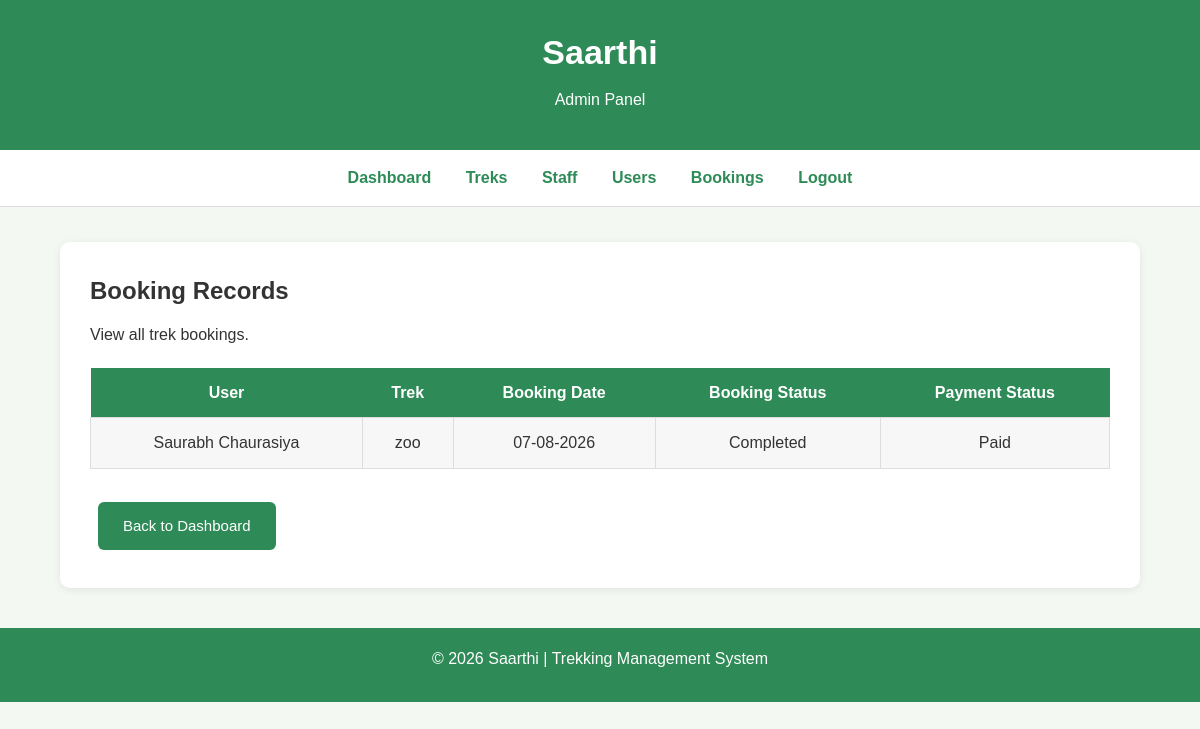
Screenshot of /bookings with the database file from the repository.
### app.py (models this page shows)
class Booking(db.Model):
    id = db.Column(db.Integer, primary_key=True)
    user_id = db.Column(db.Integer, db.ForeignKey('user.id'), nullable=False)
    trekking_id = db.Column(db.Integer, db.ForeignKey('trekking_table.id'), nullable=False)
    booking_date = db.Column(db.DateTime, nullable=False)
    booking_status = db.Column(db.String(20), default="Confirmed")
    payment_status = db.Column(db.String(20), default="Pending")
    user = db.relationship('User')
    trek = db.relationship('Trekking_table')

class User(db.Model):
    id = db.Column(db.Integer, primary_key=True)
    username = db.Column(db.String(50), unique=True, nullable=False)
    email = db.Column(db.String(120), unique=True, nullable=False)
    password = db.Column(db.String(60), nullable=False)
    role = db.Column(db.String(20), nullable = False)
    status = db.Column(db.String(20), default="active")

class Trekking_table(db.Model):
    id = db.Column(db.Integer, primary_key=True)
    name = db.Column(db.String(100), nullable=False)
    location = db.Column(db.String(100), nullable=False)
    user_id = db.Column(db.Integer, db.ForeignKey('user.id'), nullable=False)
    description = db.Column(db.Text, nullable=False)
    duration = db.Column(db.Integer, nullable=False)
    start_date = db.Column(db.Date, nullable=False)
    difficulty = db.Column(db.String(20), default="Easy")
    staff_id = db.Column(db.Integer, db.ForeignKey('staff.id'))
    available_slots = db.Column(db.Integer, default=20)
    status = db.Column(db.String(20), default="Upcoming")
    progress = db.Column(db.String(20), default="Not Started")

### app.py (the view)
@app.route("/bookings")
def bookings():
    bookings = Booking.query.all()
    return render_template("Admin/booking.html",bookings=bookings)

### templates/Admin/booking.html (shortened to what this page needs)
<!doctype html>
<html lang="en">
  <head>
    <link
      rel="stylesheet"
      href="{{ url_for('static', filename='css/style.css') }}"
    />
  </head>
  <body>
    <header>
      <h1>Saarthi</h1>
      <p>Admin Panel</p>
    </header>
    <nav>
      <a href="/admin_dashboard">Dashboard</a>
      <a href="/treks">Treks</a>
      <a href="/staff">Staff</a>
      <a href="/users">Users</a>
      <a href="/bookings">Bookings</a>
      <a href="/logout">Logout</a>
    </nav>
    <div class="container">
      <div class="card">
        <h2>Booking Records</h2>
        <p>View all trek bookings.</p>
        {% if bookings %}
        <table>
          <tr>
            <th>User</th>
            <th>Trek</th>
            <th>Booking Date</th>
            <th>Booking Status</th>
            <th>Payment Status</th>
          </tr>
          {% for booking in bookings %}
          <tr>
            <td>{{ booking.user.username }}</td>
            <td>{{ booking.trek.name }}</td>
            <td>{{ booking.booking_date.strftime("%d-%m-%Y") }}</td>
            <td>{{ booking.booking_status }}</td>
            <td>{{ booking.payment_status }}</td>
          </tr>
          {% endfor %}
        </table>
        {% else %}
        <p>No bookings found.</p>
        {% endif %}
        <br />
        <a href="/admin_dashboard" class="btn">Back to Dashboard</a>
      </div>
    </div>
    <footer>
      <p>© 2026 Saarthi | Trekking Management System</p>
    </footer>
  </body>
</html>

### static/css/style.css (style rules this page uses)
* { margin:0; padding:0; box-sizing:border-box; }
body { font-family:Arial, Helvetica, sans-serif; background:#f4f8f3; color:#333; line-height:1.6; }
header { background:#2e8b57; color:white; text-align:center; padding:25px; }
header h1 { font-size:34px; margin-bottom:8px; }
header p { font-size:16px; }
nav { background:white; text-align:center; padding:15px; border-bottom:1px solid #dddddd; }
nav a { color:#2e8b57; text-decoration:none; margin:0 15px; font-weight:bold; }
.container { width:90%; max-width:1100px; margin:35px auto; }
.card { background:white; padding:30px; border-radius:10px; box-shadow:0 2px 8px rgba(0,0,0,0.08); margin-bottom:30px; }
.btn { display:inline-block; background:#2e8b57; color:white; text-decoration:none; padding:12px 25px; border-radius:6px; margin:8px; border:none; cursor:pointer; font-size:15px; }
table { width:100%; border-collapse:collapse; background:white; margin-top:20px; }
table th { background:#2e8b57; color:white; padding:12px; }
table td { padding:12px; border:1px solid #dddddd; text-align:center; }
table tr:nth-child(even) { background:#f7f7f7; }
h1 { margin-bottom:15px; }
h2 { margin-bottom:12px; }
p { margin-bottom:12px; }
a { color:#2e8b57; }
footer { margin-top:40px; background:#2e8b57; color:white; text-align:center; padding:18px; }

### rows the page displays
Booking: user.username "Saurabh Chaurasiya", trek.name "zoo", booking_date "07-08-2026", booking_status "Completed", payment_status "Paid"
